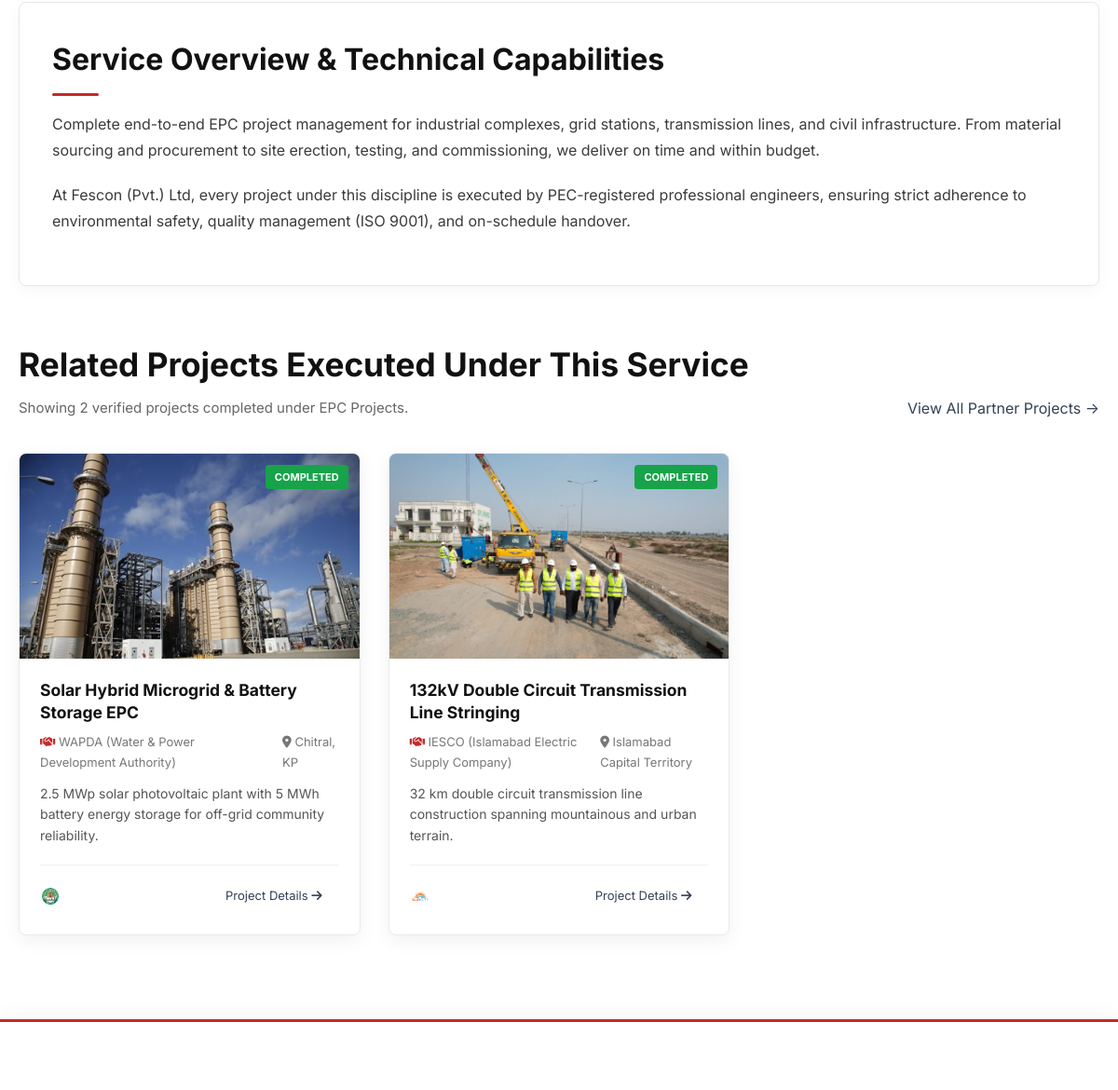
Page /service-detail.php?service=epc-projects (middle part) on the earlier database version.
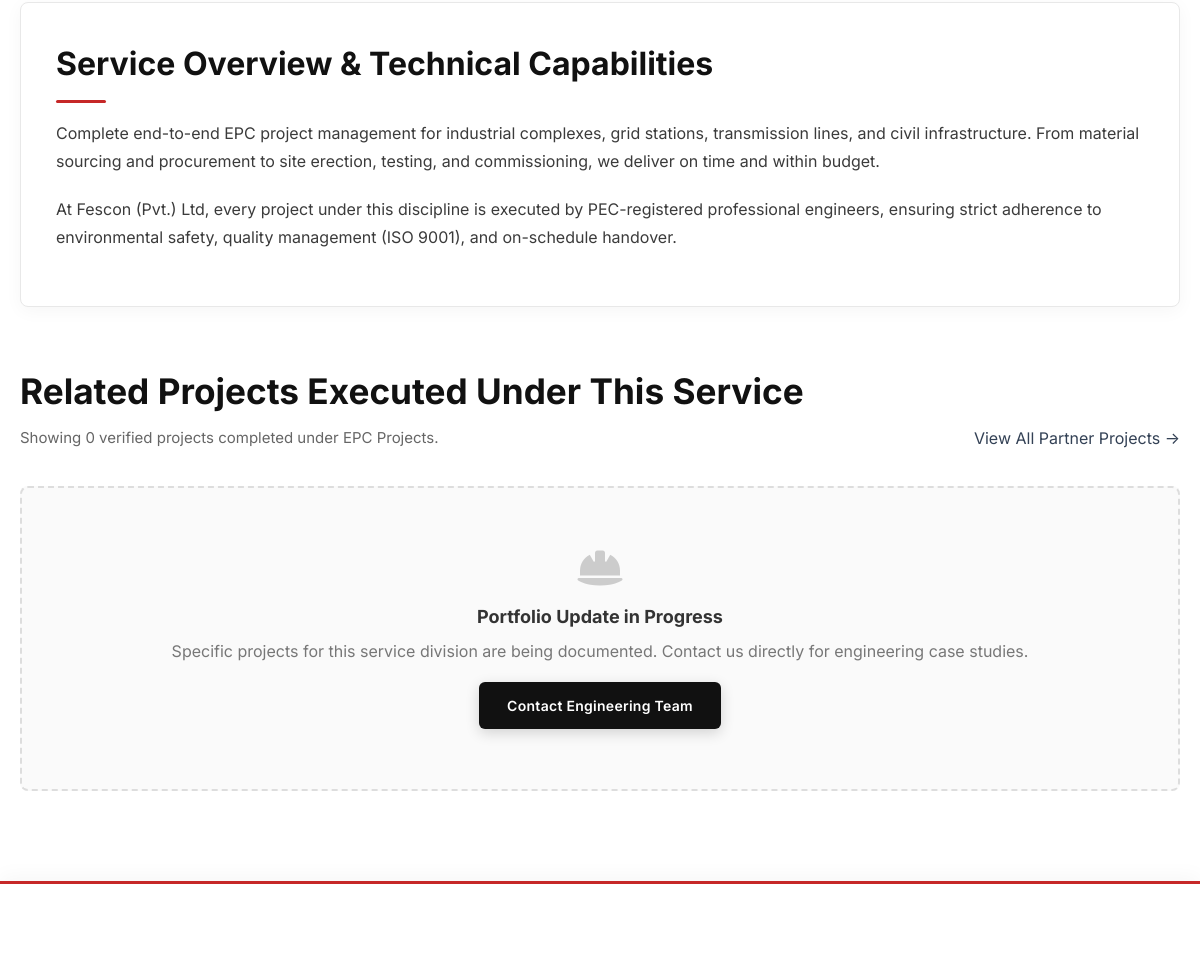
Same page on the later database version.
### tables this page shows
CREATE TABLE projects (
        id INTEGER PRIMARY KEY AUTOINCREMENT,
        title TEXT NOT NULL,
        slug TEXT UNIQUE NOT NULL,
        client_id INTEGER,
        service_id INTEGER,
        image_url TEXT NOT NULL,
        gallery_json TEXT,
        location TEXT,
        completion_year TEXT,
        status TEXT DEFAULT 'Completed',
        summary TEXT,
        description TEXT,
        featured INTEGER DEFAULT 0,
        sort_order INTEGER DEFAULT 0,
        created_at DATETIME DEFAULT CURRENT_TIMESTAMP,
        FOREIGN KEY (client_id) REFERENCES clients(id) ON DELETE SET NULL,
        FOREIGN KEY (service_id) REFERENCES services(id) ON DELETE SET NULL
    );

CREATE TABLE clients (
        id INTEGER PRIMARY KEY AUTOINCREMENT,
        name TEXT NOT NULL,
        slug TEXT UNIQUE NOT NULL,
        logo_url TEXT NOT NULL,
        website_url TEXT,
        description TEXT,
        sort_order INTEGER DEFAULT 0,
        is_active INTEGER DEFAULT 1,
        created_at DATETIME DEFAULT CURRENT_TIMESTAMP
    );

### includes/db.php (called while the page is built, shortened)
<?php
require_once __DIR__ . '/config.php';
function get_db() {
    static $pdo = null;
    if ($pdo === null) {
        $storageDir = dirname(__DIR__) . '/storage';
        $dbPath = $storageDir . '/database.sqlite';
        try {
            $pdo = new PDO('sqlite:' . $dbPath);
            $pdo->setAttribute(PDO::ATTR_ERRMODE, PDO::ERRMODE_EXCEPTION);
            $pdo->setAttribute(PDO::ATTR_DEFAULT_FETCH_MODE, PDO::FETCH_ASSOC);
            $pdo->exec('PRAGMA busy_timeout = 5000;');
        } catch (PDOException $e) {
            error_log('Database Connection Error: ' . $e->getMessage());
            if (!headers_sent()) {
                http_response_code(500);
            }
            die('Database Connection Error: ' . htmlspecialchars($e->getMessage()));
        }
    }
    return $pdo;
}
function get_service_by_slug($slug) {
    $db = get_db();
    $stmt = $db->prepare("SELECT * FROM services WHERE slug = ? LIMIT 1");
    $stmt->execute([$slug]);
    return $stmt->fetch() ?: null;
}
function get_projects($filters = []) {
    $db = get_db();
    $sql = "SELECT p.*, c.name AS client_name, c.slug AS client_slug, c.logo_url AS client_logo,
                   s.name AS service_name, s.slug AS service_slug, s.icon_class AS service_icon
            FROM projects p
            LEFT JOIN clients c ON p.client_id = c.id
            LEFT JOIN services s ON p.service_id = s.id
            WHERE 1=1 ";
    $params = [];
    if (!empty($filters['service_id'])) {
        $sql .= "AND p.service_id = ? ";
        $params[] = $filters['service_id'];
    }
    $sql .= "ORDER BY p.sort_order ASC, p.id DESC";
    $stmt = $db->prepare($sql);
    $stmt->execute($params);
    return $stmt->fetchAll();
}
?>

### includes/config.php (called while the page is built, shortened)
<?php
$scriptName = str_replace('\\', '/', $_SERVER['SCRIPT_NAME'] ?? '');
$scriptDir = dirname($scriptName);
if ($scriptDir === '/' || $scriptDir === '\\') {
    $base_url = '';
} else {
    $parts = explode('/', trim($scriptDir, '/'));
    $knownPages = [
        'about-us', 'our-story', 'our-values', 'management-team', 'the-founder',
        'certifications', 'collaborations', 'blogs', 'gallery', 'awards', 'services', 'planning-and-designing',
        'epc-projects', 'energy-transmission-distribution', 'operation-maintenance',
        'mep-solutions', 'civil-works', 'projects', 'hse-policy', 'welfare-policy',
        'csr-policy', 'team', 'contact-us', 'careers', 'client-projects',
        'project-detail', 'service-detail', 'admin', 'api'
    ];
    if (!empty($parts) && in_array(end($parts), $knownPages)) {
        array_pop($parts);
    }
    $base_url = !empty($parts) ? '/' . implode('/', $parts) : '';
}
if (!function_exists('asset_url')) {
    function asset_url($path) {
        global $base_url;
        return ($base_url ? $base_url : '') . '/' . ltrim($path, '/');
    }
}
?>

### service-detail.php (the view, shortened to what the changed rows need)
<?php
require_once __DIR__ . '/includes/config.php';
require_once __DIR__ . '/includes/db.php';
$service_slug = trim($_GET['service'] ?? '');
$service = null;
if (!empty($service_slug)) {
    $service = get_service_by_slug($service_slug);
}
$related_projects = get_projects(['service_id' => $service['id']]);
require_once __DIR__ . '/includes/header.php';
?>
<div class="service-details-wrap">
    <div class="service-overview-block">
        <h2>Service Overview &amp; Technical Capabilities</h2>
    </div>
    <div class="related-projects-head">
        <div>
            <h2>Related Projects Executed Under This Service</h2>
            <p>Showing <?php echo count($related_projects); ?> verified project<?php echo count($related_projects) === 1 ? '' : 's'; ?> completed under <?php echo htmlspecialchars($service['name']); ?>.</p>
        </div>
    </div>
    <?php if (!empty($related_projects)): ?>
        <div class="projects-grid" style="display: grid; grid-template-columns: repeat(auto-fill, minmax(350px, 1fr)); gap: 30px;">
            <?php foreach ($related_projects as $prj): ?>
                <div class="project-card" style="background: #ffffff; border-radius: 8px; overflow: hidden; box-shadow: 0 6px 20px rgba(0,0,0,0.06); border: 1px solid #eaeaea; display: flex; flex-direction: column;">
                    <div style="position: relative; height: 220px; overflow: hidden; background: #e2e8f0;">
                        <a href="<?php echo $base_url; ?>/project-detail.php?project=<?php echo urlencode($prj['slug']); ?>">
                            <img src="<?php echo asset_url($prj['image_url']); ?>" alt="<?php echo htmlspecialchars($prj['title']); ?>" style="width: 100%; height: 100%; object-fit: cover;">
                        </a>
                        <span style="position: absolute; top: 12px; right: 12px; background: #16a34a; color: #fff; padding: 4px 10px; border-radius: 4px; font-size: 11px; font-weight: 700; text-transform: uppercase;">
                            <?php echo htmlspecialchars($prj['status'] ?: 'Completed'); ?>
                        </span>
                    </div>
                    <div style="padding: 22px; flex: 1; display: flex; flex-direction: column;">
                        <h3 style="font-size: 17.5px; font-weight: 700; margin: 0 0 10px; line-height: 1.35;">
                            <a href="<?php echo $base_url; ?>/project-detail.php?project=<?php echo urlencode($prj['slug']); ?>" style="color: #111; text-decoration: none;">
                                <?php echo htmlspecialchars($prj['title']); ?>
                            </a>
                        </h3>
                        <div style="display: flex; gap: 14px; font-size: 13px; color: #777; margin-bottom: 12px;">
                            <?php if (!empty($prj['client_name'])): ?>
                                <span><i class="fas fa-handshake" style="color:var(--brand-red, #d32f2f);"></i> <?php echo htmlspecialchars($prj['client_name']); ?></span>
                            <?php endif; ?>
                            <?php if (!empty($prj['location'])): ?>
                                <span><i class="fas fa-map-marker-alt"></i> <?php echo htmlspecialchars($prj['location']); ?></span>
                            <?php endif; ?>
                        </div>
                        <p style="font-size: 14px; color: #555; line-height: 1.6; margin: 0 0 20px; flex: 1;">
                            <?php echo htmlspecialchars($prj['summary'] ?: substr(strip_tags($prj['description'] ?? ''), 0, 130) . '...'); ?>
                        </p>
                        <div style="display: flex; justify-content: space-between; align-items: center; border-top: 1px solid #f0f0f0; padding-top: 14px;">
                            <?php if (!empty($prj['client_logo'])): ?>
                                <img src="<?php echo asset_url($prj['client_logo']); ?>" alt="" style="height: 22px; max-width: 65px; object-fit: contain;">
                            <?php else: ?>
                                <span></span>
                            <?php endif; ?>
                            <a href="<?php echo $base_url; ?>/project-detail.php?project=<?php echo urlencode($prj['slug']); ?>" class="btn-view-project" style="padding: 8px 18px; font-size: 13px;">
                                Project Details <i class="fas fa-arrow-right"></i>
                            </a>
                        </div>
                    </div>
                </div>
            <?php endforeach; ?>
        </div>
    <?php else: ?>
        <div style="text-align: center; padding: 60px 20px; background: #fafafa; border-radius: 8px; border: 2px dashed #ddd;">
            <i class="fas fa-hard-hat" style="font-size: 40px; color: #ccc; margin-bottom: 14px;"></i>
            <h3 style="font-size: 18px; color: #333; margin-bottom: 6px;">Portfolio Update in Progress</h3>
            <p style="color: #777; margin-bottom: 18px;">Specific projects for this service division are being documented. Contact us directly for engineering case studies.</p>
            <a href="<?php echo $base_url; ?>/contact-us/" class="elementor-button" style="font-size: 13px;">Contact Engineering Team</a>
        </div>
    <?php endif; ?>
</div>

Differences in the rows shown:
removed projects: image_url (picture), status "COMPLETED", title "Solar Hybrid Microgrid & Battery Storage EPC", client.name "WAPDA (Water & Power Development Authority)", location "Chitral, KP", summary "2.5 MWp solar photovoltaic plant with 5 MWh battery energy storage for off-grid community reliability.", client.logo_url (picture)
removed projects: image_url (picture), status "COMPLETED", title "132kV Double Circuit Transmission Line Stringing", client.name "IESCO (Islamabad Electric Supply Company)", location "Islamabad Capital Territory", summary "32 km double circuit transmission line construction spanning mountainous and urban terrain.", client.logo_url (picture)
Other differences:
count($related_projects): "2" → "0"
text now shown: "Portfolio Update in Progress Specific projects for this service division are being documented. Contact us directly for engineering case studies. Contact Engineering Team"
